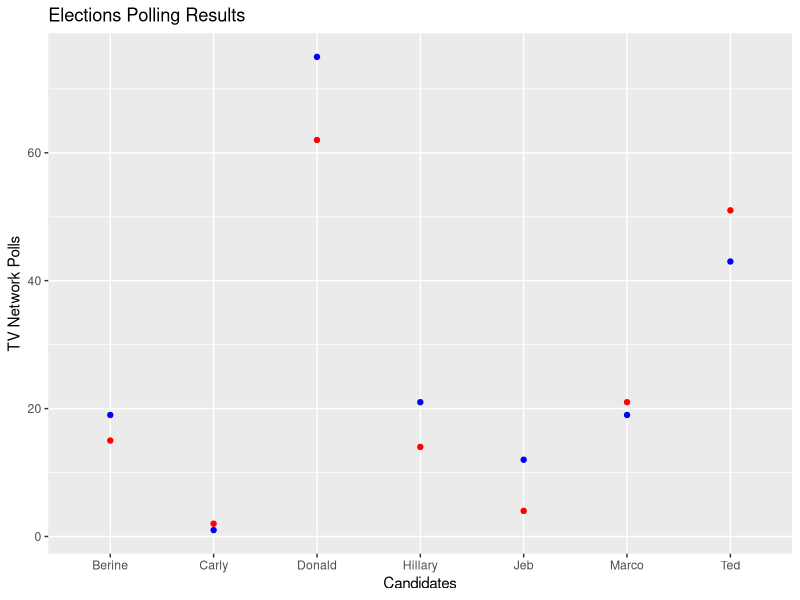
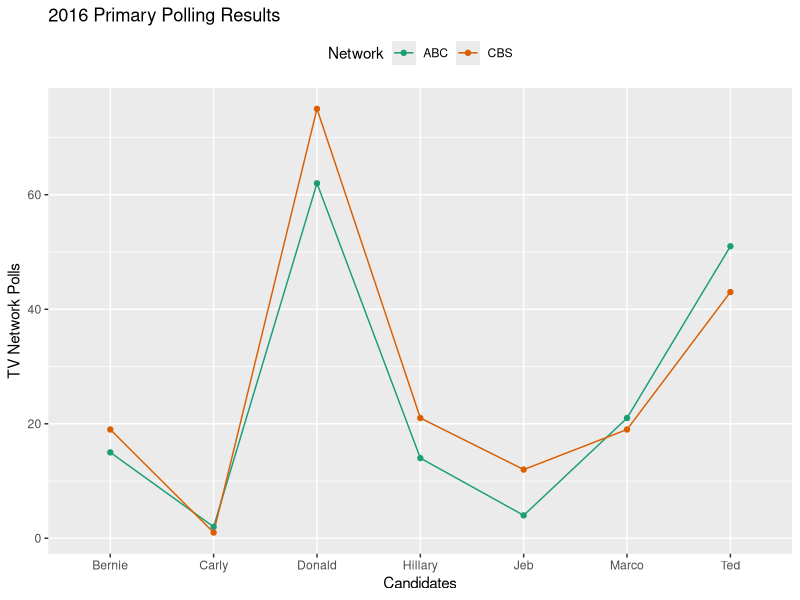

Write the R code that produced these figures, in order.
#assignment 2

library(data.table)
library(ggplot2)

Name <- c("Jeb", "Donald", "Ted", "Marco", "Carly", "Hillary", "Berine")
Name

ABC.poll.results <- c(4, 62, 51, 21, 2, 14, 15)
CBS.poll.results <- c(12, 75, 43, 19, 1, 21, 19)

poll.results <- cbind(Name,ABC.poll.results,CBS.poll.results)
poll.results

poll.df <- data.frame(Name,ABC.poll.results,CBS.poll.results)
poll.df

poll.df[,2:3]

#the following statement generates an error because the function is defunction from release 3.0 onwards
mean(poll.df[ ,2:3], na.rm = TRUE)

#the following functions can be used to determine the mean
lapply(poll.df, mean, na.rm=TRUE)
lapply(poll.df[ ,2:3], mean, na.rm=TRUE)

sapply(poll.df, mean, na.rm=TRUE)
sapply(poll.df[ ,2:3], mean, na.rm=TRUE)

colMeans(poll.df[ ,2:3])


a <- c(1,2,3)
b <- c(10,20,30)
c <- c(100,200,300)
d <- c(1000,2000,3000)

C.df <- data.frame(a,b,c,d)
C.df

B <- matrix(c(1,10,100,1000,1,10,100,1000,1,10,100,1000,1,10,100,1000),nrow=4)
B
as.matrix(C.df)%*%B

y <- matrix(c(1,2,3,4),nrow=2,ncol=2)
y

C<- as.matrix(C.df)
C
#the mean function was depricated
mean(C)

#the following can be used to determine the mean of the matrix
colMeans(as.data.frame(C))

#  ggplot using poll.df

ggplot(data=poll.df) +
  geom_point(aes(x = Name, y = ABC.poll.results ),
             colour = 'red') +
  geom_point(aes(x = Name, y = CBS.poll.results),
             colour = 'blue') +
  ggtitle('Elections Polling Results') +
  xlab('Candidates') +
  ylab('TV Network Polls')

#improved ggplot using pivoted data and line chart.

poll <- read.csv("Primary.csv")
poll

ggplot(data=poll, aes(x=Candidate, y=Poll, group=Network, colour=Network)) +
  geom_line()+
  geom_point() +
  scale_color_brewer(palette="Dark2") +
  ggtitle('2016 Primary Polling Results') +
  xlab('Candidates') +
  ylab('TV Network Polls') +
  theme(legend.position="top")
